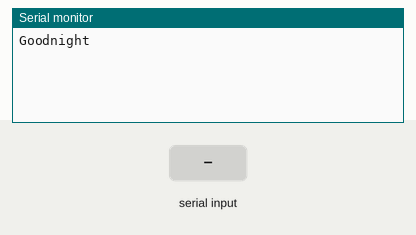
Simulated run of this sketch. Board: Arduino Uno, built with avr-gcc and run on an emulated ATmega328P. Shown: the last lines printed to the serial monitor. The test bench sets the inputs (shaded band).

Above: at 1.2 s.
1.3 s: "1" received over the second serial link
At 2.0 s:
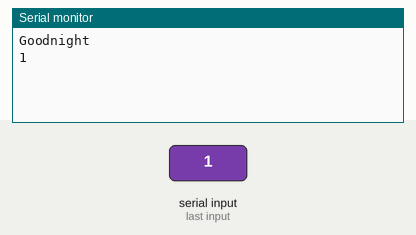
2.8 s: "0" received over the second serial link
At 4.3 s:
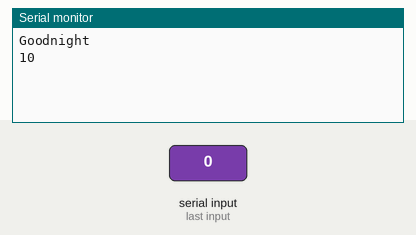

The sketch:

print_value_from_bluetooth_to_serial_monitor_and_vice_versa.ino
```cpp
/*Arduino IDE version: 1.8.3
  Tested on: ARBD 1
  Microcontroller: Atmega 328 p
  written by: Anurag Aggarwal
  Date: 06/13/2019*/

//include the library of bluetooth serial communication
#include <SoftwareSerial.h>

SoftwareSerial bt(12, 13);          //pins connected to bluetooth(RX, TX)

void setup()
{
  Serial.begin(9600);                //it start the serial monitor whose baud rate is 9600 bits/sec
  Serial.println("Goodnight ");      //print goodnight on serial monitor

  // set the data rate for the SoftwareSerial port
  bt.begin(9600);                    //it start the serial communication of bluetooth whose baud rate is 9600 bits/sec
  bt.println("Hello, world?");       //print hello world on bluetooth terminal
}

void loop() { // run over and over
  if (bt.available()) {           //check if bluetooth is connected or not
    Serial.write(bt.read());      //print value from bluetooth_terminal to serial_monitor
  }
  if (Serial.available()) {       //check if serial monitor is connected or not
    bt.write(Serial.read());      //print value from serial_monitor to bluetooth_terminal
  }
}
```

Measured:
- after the input at 1.3 s, the serial monitor: prints a new line at once (image 1)
- after the input at 2.8 s, the serial monitor: prints a new line at once (image 2)
